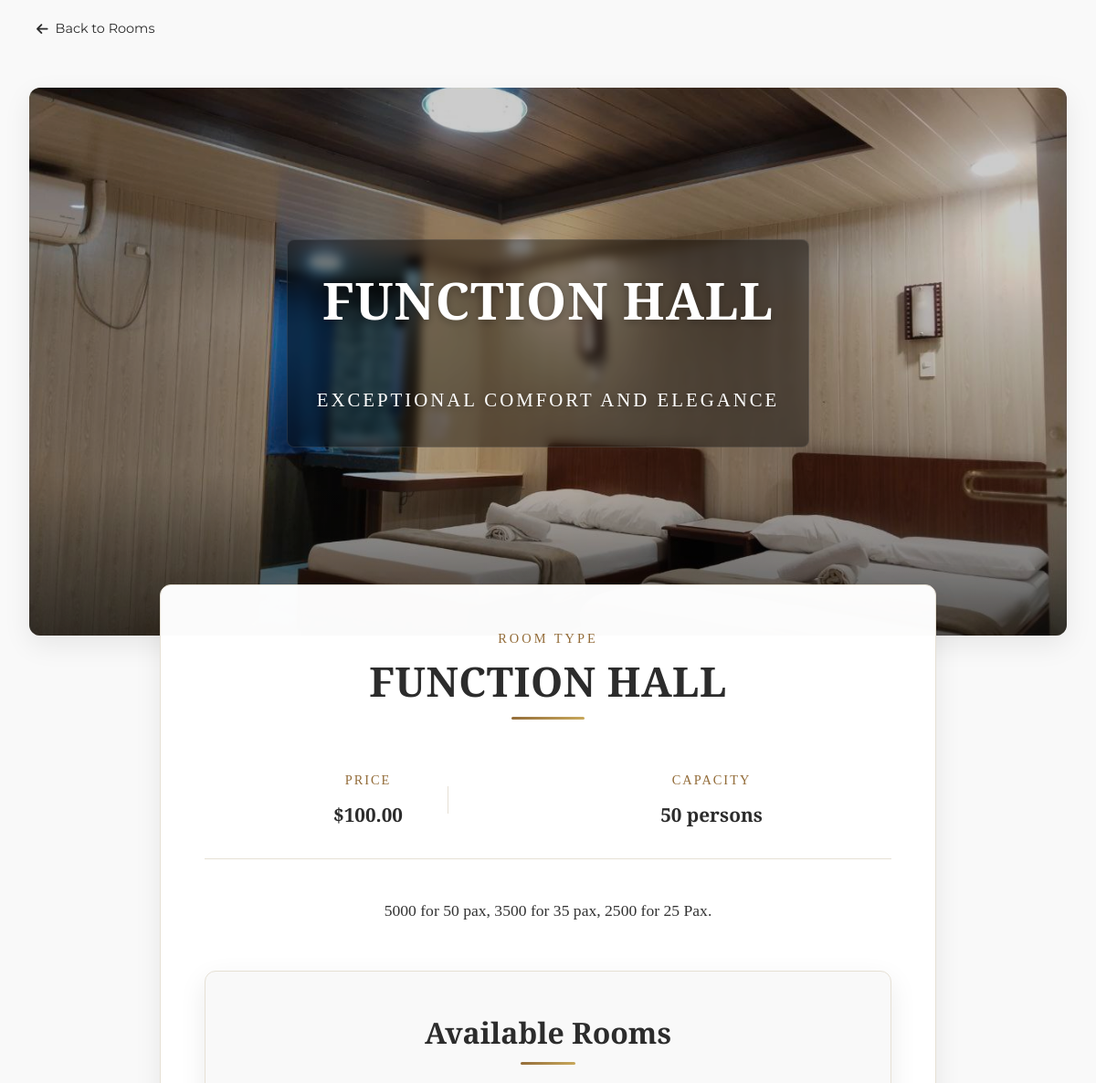
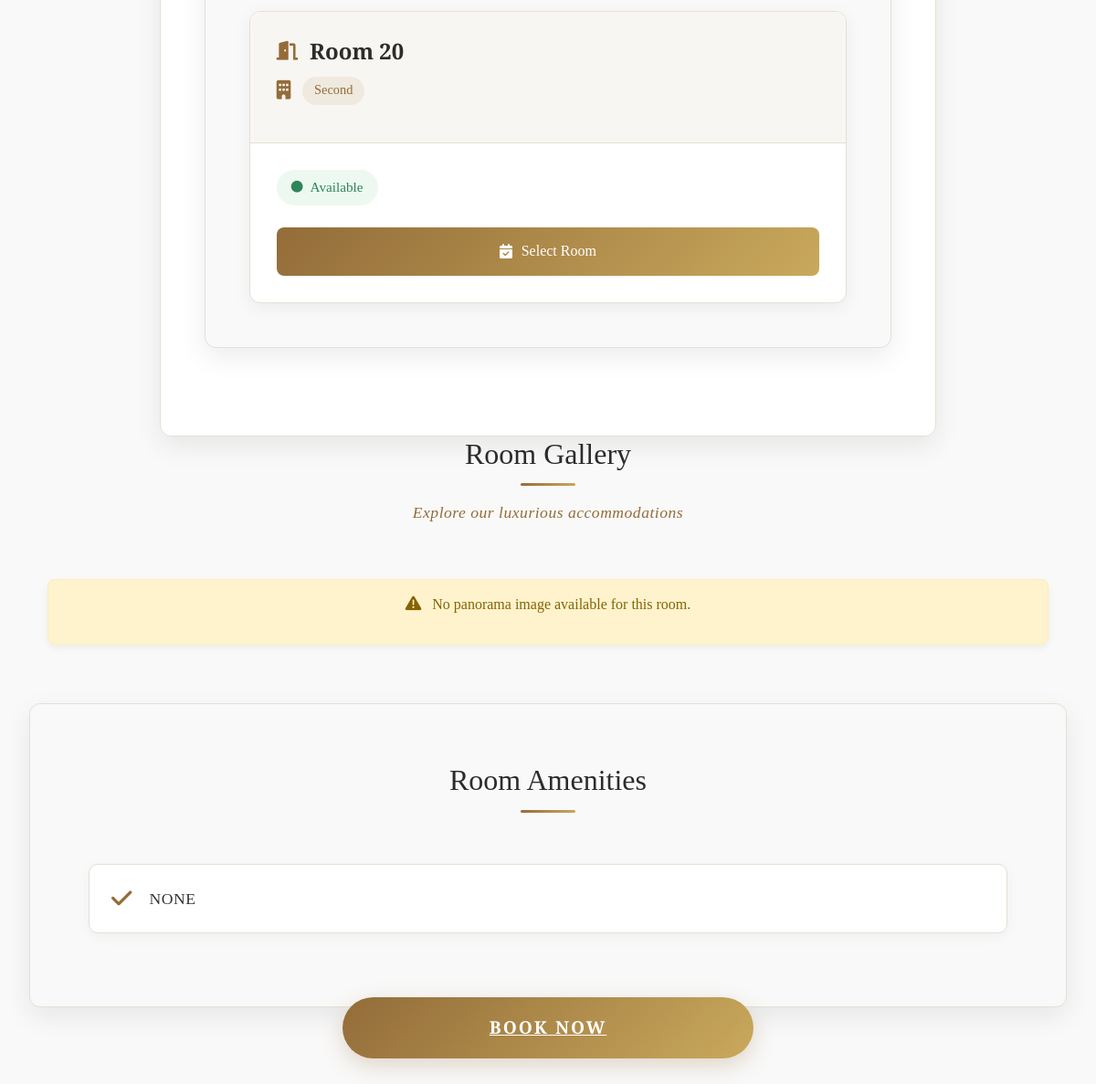
Screenshot of /landing_page/pages/room_details.php?room_type_id=6 with the database file from the repository (2 pictures, top to bottom).
### tables this page shows
CREATE TABLE IF NOT EXISTS `room_types` (
  `room_type_id` int NOT NULL AUTO_INCREMENT,
  `type_name` varchar(50) NOT NULL,
  `description` text,
  `floor_type` int NOT NULL,
  `base_price` decimal(10,2) NOT NULL,
  `capacity` int NOT NULL,
  `amenities` text,
  `image_path` text,
  PRIMARY KEY (`room_type_id`)
);

CREATE TABLE IF NOT EXISTS `rooms` (
  `room_id` int NOT NULL AUTO_INCREMENT,
  `room_number` varchar(20) NOT NULL,
  `room_type_id` int NOT NULL,
  `description` text,
  `status` enum('available','occupied','maintenance','reserved') NOT NULL DEFAULT 'available',
  `is_active` tinyint(1) DEFAULT '1',
  PRIMARY KEY (`room_id`),
  UNIQUE KEY `room_number` (`room_number`),
  KEY `room_type_id` (`room_type_id`)
);

### landing_page/pages/room_details.php (the view, shortened to what this page needs)
<?php
require_once '../../config/db.php';
$room_type_id = $_GET['room_type_id'];
$type_query = "SELECT * FROM room_types WHERE room_type_id = ?";
$type_stmt  = $conn->prepare($type_query);
$type_stmt->bind_param("i", $room_type_id);
$type_stmt->execute();
$type_result = $type_stmt->get_result();
$room_type   = $type_result->fetch_assoc();
$rooms_query = "SELECT r.*, rt.floor_type, rm.* FROM rooms r LEFT JOIN room_types rt ON r.room_type_id = rt.room_type_id LEFT JOIN room_media rm ON r.room_id = rm.room_id WHERE r.status = 'available' AND r.room_type_id = $room_type_id";
$rooms_stmt  = $conn->prepare($rooms_query);
$rooms_stmt->execute();
$rooms_result    = $rooms_stmt->get_result();
$available_rooms = [];
while ($room = $rooms_result->fetch_assoc()) {
    $available_rooms[] = $room;
}
if ($room_type) {
    $type_name   = $room_type['type_name'];
    $description = $room_type['description'];
    $base_price  = $room_type['base_price'];
    $capacity    = $room_type['capacity'];
    $amenities   = $room_type['amenities'];
    if (! empty($available_rooms)) {
        $room        = $available_rooms[0];
        $room_id     = $room['room_id'];
        $panorama_image = $room['panorama_image'];
    }
} else {
    echo "Room type not found.";
    exit;
}
?>
<!DOCTYPE html>
<html lang="en">
<head>
    <?php include_once '../includes/head.php'; ?>
    <link rel="stylesheet" href="../css/room_details.css">
</head>
<body>
    <div class="back-nav">
        <a href="index.php" class="back-button">
            <i class="fas fa-arrow-left"></i>
            Back to Rooms
        </a>
    </div>
    <div class="room-details">
        <div class="hero-section">
            <img src="../assets/images/luxury-twin.jpg" alt="<?php echo $type_name; ?>" class="hero-image">
            <div class="hero-overlay">
                <div class="hero-title">
                    <h1><?php echo $type_name; ?></h1>
                    <span class="subtitle">Exceptional Comfort and Elegance</span>
                </div>
            </div>
        </div>
        <div class="room-info" id="available-rooms">
            <div class="room-label">Room Type</div>
            <h1 class="room-title"><?php echo $type_name; ?></h1>
            <div class="room-meta">
                <div class="meta-item">
                    <div class="meta-label">Price</div>
                    <div class="meta-value">$<?php echo number_format($base_price, 2); ?></div>
                </div>
                <div class="meta-item">
                    <div class="meta-label">Capacity</div>
                    <div class="meta-value"><?php echo $capacity; ?> persons</div>
                </div>
            </div>
            <p class="room-description"><?php echo $description; ?></p>
            <div class="available-rooms">
                <h2>Available Rooms</h2>
                <?php if (! empty($available_rooms)): ?>
                    <div class="rooms-grid">
                        <?php foreach ($available_rooms as $room): ?>
                            <div class="room-card">
                                <div class="room-card-header">
                                    <div class="room-number">
                                        <i class="fas fa-door-open"></i>
                                        <h3>Room <?php echo $room['room_number']; ?></h3>
                                    </div>
                                    <div class="room-floor">
                                        <i class="fas fa-building"></i>
                                        <span class="floor-badge">
                                            <?php echo $room['floor_type'] === 1 ? "Ground" : "Second"; ?>
                                        </span>
                                    </div>
                                </div>
                                <div class="room-card-body">
                                    <div class="room-status">
                                        <span class="status-badge <?php echo strtolower($room['status']); ?>">
                                            <i class="fas fa-circle"></i>
                                            <?php echo ucfirst($room['status']); ?>
                                        </span>
                                    </div>
                                    <div class="room-actions">
                                        <a href="booking-page.php?room_id=<?php echo $room['room_id']; ?>" class="select-room-btn">
                                            <i class="fas fa-calendar-check"></i>
                                            Select Room
                                        </a>
                                    </div>
                                </div>
                            </div>
                        <?php endforeach; ?>
                    </div>
                <?php endif; ?>
            </div>
        </div>
        <div class="room-photos">
            <h2 class="section-title">Room Gallery</h2>
            <p class="section-subtitle">Explore our luxurious accommodations</p>
            <?php if (!empty($panorama_image)): ?>
                <div class="panorama-section">
                    <h2 class="section-title">360° Room View</h2>
                    <p class="section-subtitle">Experience the room in immersive 360°</p>
                    <div class="panorama-container">
                        <a href="panorama_viewer.php?room_id=<?php echo $room_id; ?>" class="panorama-link">
                            <img src="../../public/panoramas/<?php echo htmlspecialchars($panorama_image); ?>" alt="360° view of <?php echo htmlspecialchars($type_name); ?>" class="panorama-image">
                            <div class="panorama-overlay">
                                <span class="panorama-hint"><i class="fas fa-vr-cardboard"></i> View in 360°</span>
                            </div>
                        </a>
                    </div>
                </div>
            <?php else: ?>
                <div class="no-panorama-message">
                    <p><i class="fas fa-exclamation-triangle"></i> No panorama image available for this room.</p>
                </div>
            <?php endif; ?>
        </div>
        <div class="amenities-section">
            <h2 class="section-title">Room Amenities</h2>
            <div class="amenities-grid">
                <?php
                $amenities_array = array_map('strtoupper', explode(',', $amenities));
                $amenity_icons   = [
                    'WIFI'             => 'fa-wifi',
                    'TV'               => 'fa-tv',
                    'AIR CONDITIONING' => 'fa-snowflake',
                    'MINI BAR'         => 'fa-wine-glass',
                    'SAFE'             => 'fa-vault',
                    'ROOM SERVICE'     => 'fa-concierge-bell',
                    'COFFEE MAKER'     => 'fa-mug-hot',
                    'HAIR DRYER'       => 'fa-wind',
                    'BATH AMENITIES'   => 'fa-bath',
                ];
                foreach ($amenities_array as $amenity) {
                    $amenity = trim($amenity);
                    $icon    = isset($amenity_icons[$amenity]) ? $amenity_icons[$amenity] : 'fa-check';
                    echo "<div class='amenity-item'>";
                    echo "<i class='fas {$icon} amenity-icon'></i>";
                    echo "<span class='amenity-text'>{$amenity}</span>";
                    echo "</div>";
                }
                ?>
            </div>
        </div>
        <div class="book-now-container">
            <a href="#available-rooms" class="book-now">Book Now</a>
        </div>
    </div>
</body>
</html>

### landing_page/css/style.css (style rules this page uses)
:root { --primary-color: #c8a97e; --secondary-color: #1c3c64; --accent-color: #9c7a48; --dark-text: #1a1a1a; --light-text: #707070; --light-bg: #f7f7f7; --white: #ffffff; --shadow: 0 10px 30px rgba(0, 0, 0, 0.08); --luxury-gradient: linear-gradient( 135deg, var(--primary-color) 0%, var(--accent-color) 100% ); }
* { margin: 0; padding: 0; box-sizing: border-box; font-family: "Playfair Display", serif; }
body { background-color: var(--light-bg) !important; color: var(--dark-text); }
.hero-title { font-family: "Playfair Display", serif; font-size: 90px; font-weight: 700; margin-bottom: 40px; text-transform: uppercase; color: var(--white); letter-spacing: 2px; text-shadow: 0 2px 10px rgba(0, 0, 0, 0.3); animation: fade-in 1.2s ease-out; line-height: 1.1; }
@media (max-width: 1200px) { .hero-title { font-size: 72px; } }

### rows the page displays
room_types: type_name "FUNCTION HALL", base_price "100.00", capacity "50", description "5000 for 50 pax, 3500 for 35 pax, 2500 for 25 Pax.", amenities "NONE"
rooms: room_number "20", status "Available"
